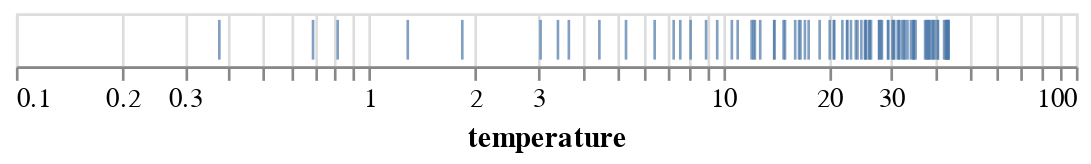

The notebook cell saved with this chart:
### Code cell
base = alt.Chart(df).transform_filter(
 datum.temperature > 0
)
tick = base.mark_tick().encode(
 x=alt.X(field='temperature', type='quantitative', scale=alt.Scale(type='log'))
)
display_chart(tick)

### Figure 1 — Vega-Lite specification as saved in the notebook (floating-point values rounded to 4 significant figures)
{"config": {"view": {"continuousWidth": 400, "continuousHeight": 300}}, "data": {"name": "data-80b0e930866eee6a77413fd6e0890a78"}, "mark": "tick", "encoding": {"x": {"field": "temperature", "scale": {"type": "log"}, "type": "quantitative"}}, "transform": [{"filter": "(datum.temperature > 0)"}], "$schema": "https://vega.github.io/schema/vega-lite/v4.17.0.json", "datasets": {"data-80b0e930866eee6a77413fd6e0890a78": [{"temperature": 39.36, "wind": 11.56, "precipitation": 88.42, "condition": "fog"}, {"temperature": -5.947, "wind": 86.91, "precipitation": 70.56, "condition": "rain"}, {"temperature": 32.83, "wind": 97.66, "precipitation": 82.66, "condition": "sun"}, {"temperature": 17.53, "wind": 65.53, "precipitation": 53.86, "condition": "snow"}, {"temperature": -6.809, "wind": 37.03, "precipitation": 93.87, "condition": "drizzle"}, {"temperature": 42.36, "wind": 72.01, "precipitation": 40.66, "condition": "sun"}, {"temperature": 12.24, "wind": 24.36, "precipitation": 83.89, "condition": "sun"}, {"temperature": 42.81, "wind": 29.81, "precipitation": 71.55, "condition": "sun"}, {"temperature": 22.54, "wind": 96.88, "precipitation": 57.21, "condition": "rain"}, {"temperature": 22.5, "wind": 73.46, "precipitation": 18.48, "condition": "fog"}, {"temperature": 20.7, "wind": 78.81, "precipitation": 82.06, "condition": "drizzle"}, {"temperature": 25.29, "wind": 80.31, "precipitation": 22.37, "condition": "sun"}, {"temperature": 38.28, "wind": 67.47, "precipitation": 20.74, "condition": "snow"}, {"temperature": 3.673, "wind": 1.012, "precipitation": 18.16, "condition": "fog"}, {"temperature": 43.06, "wind": 60.68, "precipitation": 57.77, "condition": "drizzle"}, {"temperature": 32.27, "wind": 51.25, "precipitation": 82.37, "condition": "sun"}, {"temperature": 20.65, "wind": 17.36, "precipitation": 61.86, "condition": "snow"}, {"temperature": 7.592, "wind": 56.88, "precipitation": 63.84, "condition": "drizzle"}, {"temperature": 34.13, "wind": 53.5, "precipitation": 39.9, "condition": "drizzle"}, {"temperature": 43.35, "wind": 25.61, "precipitation": 80.37, "condition": "sun"}, {"temperature": -0.6671, "wind": 85.49, "precipitation": 74.2, "condition": "fog"}, {"temperature": 27.72, "wind": 92.4, "precipitation": 35.46, "condition": "sun"}, {"temperature": 42.99, "wind": 4.767, "precipitation": 78.85, "condition": "drizzle"}, {"temperature": 12.78, "wind": 70.43, "precipitation": 32.2, "condition": "rain"}, {"temperature": 12.35, "wind": 96.38, "precipitation": 58.32, "condition": "drizzle"}, {"temperature": 16.62, "wind": 79.43, "precipitation": 13.0, "condition": "drizzle"}, {"temperature": 37.42, "wind": 61.35, "precipitation": 43.78, "condition": "rain"}, {"temperature": 4.48, "wind": 49.78, "precipitation": 50.7, "condition": "drizzle"}, {"temperature": 24.1, "wind": 8.979, "precipitation": 30.64, "condition": "sun"}, {"temperature": -5.322, "wind": 61.19, "precipitation": 31.59, "condition": "snow"}, {"temperature": 9.657, "wind": 2.137, "precipitation": 57.55, "condition": "rain"}, {"temperature": 23.09, "wind": 16.85, "precipitation": 49.38, "condition": "snow"}, {"temperature": -0.8911, "wind": 67.44, "precipitation": 44.01, "condition": "drizzle"}, {"temperature": 38.78, "wind": 19.35, "precipitation": 18.48, "condition": "snow"}, {"temperature": 3.421, "wind": 27.41, "precipitation": 32.85, "condition": "fog"}, {"temperature": -5.033, "wind": 94.26, "precipitation": 43.46, "condition": "fog"}, {"temperature": -9.971, "wind": 93.98, "precipitation": 74.78, "condition": "sun"}, {"temperature": 14.88, "wind": 24.79, "precipitation": 51.2, "condition": "drizzle"}, {"temperature": 14.02, "wind": 91.63, "precipitation": 99.5, "condition": "sun"}, {"temperature": 31.31, "wind": 40.9, "precipitation": 74.89, "condition": "rain"}, {"temperature": 30.61, "wind": 42.06, "precipitation": 69.68, "condition": "snow"}, {"temperature": 34.75, "wind": 38.58, "precipitation": 67.83, "condition": "sun"}, {"temperature": 8.121, "wind": 98.8, "precipitation": 21.13, "condition": "drizzle"}, {"temperature": 21.83, "wind": 22.12, "precipitation": 79.23, "condition": "fog"}, {"temperature": 37.98, "wind": 3.931, "precipitation": 14.59, "condition": "rain"}, {"temperature": 25.96, "wind": 30.88, "precipitation": 81.57, "condition": "rain"}, {"temperature": 35.17, "wind": 31.08, "precipitation": 24.19, "condition": "rain"}, {"temperature": 33.36, "wind": 2.925, "precipitation": 12.16, "condition": "fog"}, {"temperature": -3.59, "wind": 86.99, "precipitation": 2.364, "condition": "drizzle"}, {"temperature": 43.53, "wind": 70.61, "precipitation": 66.95, "condition": "rain"}, {"temperature": 1.834, "wind": 75.07, "precipitation": 53.69, "condition": "sun"}, {"temperature": 43.48, "wind": 71.69, "precipitation": 31.73, "condition": "sun"}, {"temperature": 24.71, "wind": 68.3, "precipitation": 20.5, "condition": "snow"}, {"temperature": 16.05, "wind": 53.0, "precipitation": 11.69, "condition": "fog"}, {"temperature": 28.08, "wind": 24.84, "precipitation": 7.757, "condition": "fog"}, {"temperature": 26.31, "wind": 45.03, "precipitation": 31.41, "condition": "fog"}, {"temperature": 25.48, "wind": 87.22, "precipitation": 13.97, "condition": "snow"}, {"temperature": 11.04, "wind": 33.86, "precipitation": 38.97, "condition": "rain"}, {"temperature": 0.8142, "wind": 70.99, "precipitation": 19.27, "condition": "drizzle"}, {"temperature": 25.39, "wind": 68.95, "precipitation": 93.12, "condition": "fog"}, {"temperature": 27.77, "wind": 15.44, "precipitation": 5.294, "condition": "sun"}, {"temperature": 3.055, "wind": 86.43, "precipitation": 2.625, "condition": "rain"}, {"temperature": 39.42, "wind": 47.4, "precipitation": 41.73, "condition": "rain"}, {"temperature": 31.62, "wind": 31.29, "precipitation": 61.66, "condition": "snow"}, {"temperature": 37.73, "wind": 56.11, "precipitation": 81.92, "condition": "fog"}, {"temperature": 29.41, "wind": 46.76, "precipitation": 32.18, "condition": "snow"}, {"temperature": -5.305, "wind": 16.51, "precipitation": 40.73, "condition": "fog"}, {"temperature": 28.25, "wind": 74.65, "precipitation": 8.992, "condition": "drizzle"}, {"temperature": 40.71, "wind": 60.52, "precipitation": 5.486, "condition": "rain"}, {"temperature": 1.286, "wind": 47.74, "precipitation": 77.71, "condition": "drizzle"}, {"temperature": 14.0, "wind": 99.21, "precipitation": 14.9, "condition": "drizzle"}, {"temperature": 18.83, "wind": 96.75, "precipitation": 62.15, "condition": "rain"}, {"temperature": 17.1, "wind": 95.33, "precipitation": 1.769, "condition": "rain"}, {"temperature": 31.6, "wind": 80.13, "precipitation": 19.25, "condition": "drizzle"}, {"temperature": 7.272, "wind": 8.417, "precipitation": 24.49, "condition": "drizzle"}, {"temperature": 6.425, "wind": 39.27, "precipitation": 59.18, "condition": "sun"}, {"temperature": 0.3765, "wind": 94.78, "precipitation": 28.64, "condition": "fog"}, {"temperature": 29.42, "wind": 73.16, "precipitation": 36.38, "condition": "fog"}, {"temperature": 32.58, "wind": 23.57, "precipitation": 21.79, "condition": "sun"}, {"temperature": 40.58, "wind": 12.47, "precipitation": 33.05, "condition": "fog"}, {"temperature": 15.02, "wind": 23.52, "precipitation": 0.5866, "condition": "rain"}, {"temperature": -1.586, "wind": 58.71, "precipitation": 23.7, "condition": "fog"}, {"temperature": 39.84, "wind": 7.925, "precipitation": 73.28, "condition": "snow"}, {"temperature": 30.25, "wind": 53.6, "precipitation": 76.64, "condition": "sun"}, {"temperature": 12.09, "wind": 11.68, "precipitation": 21.31, "condition": "drizzle"}, {"temperature": 20.1, "wind": 35.51, "precipitation": 99.12, "condition": "snow"}, {"temperature": 34.61, "wind": 16.45, "precipitation": 76.58, "condition": "sun"}, {"temperature": 5.33, "wind": 11.49, "precipitation": 23.61, "condition": "rain"}, {"temperature": 10.62, "wind": 89.58, "precipitation": 17.9, "condition": "rain"}, {"temperature": 16.46, "wind": 82.14, "precipitation": 50.53, "condition": "drizzle"}, {"temperature": 30.49, "wind": 85.43, "precipitation": 99.73, "condition": "sun"}, {"temperature": -7.843, "wind": 20.1, "precipitation": 8.5, "condition": "drizzle"}, {"temperature": 23.82, "wind": 30.71, "precipitation": 91.23, "condition": "snow"}, {"temperature": 43.64, "wind": 28.82, "precipitation": 99.71, "condition": "fog"}, {"temperature": 8.982, "wind": 35.92, "precipitation": 91.12, "condition": "fog"}, {"temperature": 26.08, "wind": 63.54, "precipitation": 90.1, "condition": "sun"}, {"temperature": 38.44, "wind": 71.99, "precipitation": 21.22, "condition": "rain"}, {"temperature": 34.79, "wind": 89.27, "precipitation": 41.2, "condition": "sun"}, {"temperature": -5.848, "wind": 57.24, "precipitation": 64.23, "condition": "rain"}, {"temperature": 0.6933, "wind": 72.77, "precipitation": 62.22, "condition": "drizzle"}]}}
